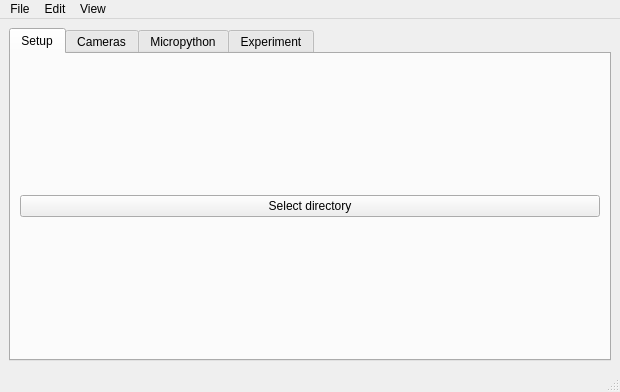
<?xml version="1.0" encoding="UTF-8"?>
<ui version="4.0">
 <class>Bux</class>
 <widget class="QMainWindow" name="Bux">
  <property name="geometry">
   <rect>
    <x>0</x>
    <y>0</y>
    <width>620</width>
    <height>392</height>
   </rect>
  </property>
  <property name="windowTitle">
   <string>Bux</string>
  </property>
  <widget class="QWidget" name="centralwidget">
   <layout class="QHBoxLayout" name="horizontalLayout_2">
    <item>
     <widget class="QTabWidget" name="tabWidget">
      <property name="currentIndex">
       <number>0</number>
      </property>
      <widget class="QWidget" name="tabSetup">
       <attribute name="title">
        <string>Setup</string>
       </attribute>
       <layout class="QVBoxLayout" name="verticalLayout_3">
        <item>
         <widget class="QPushButton" name="pushButton">
          <property name="text">
           <string>Select directory</string>
          </property>
         </widget>
        </item>
       </layout>
      </widget>
      <widget class="QWidget" name="tabCameras">
       <attribute name="title">
        <string>Cameras</string>
       </attribute>
       <layout class="QVBoxLayout" name="verticalLayout_2">
        <item>
         <widget class="QGroupBox" name="groupBox_2">
          <property name="maximumSize">
           <size>
            <width>16777215</width>
            <height>70</height>
           </size>
          </property>
          <property name="title">
           <string>Available Cameras</string>
          </property>
          <layout class="QGridLayout" name="gridLayout">
           <item row="0" column="3">
            <widget class="QPushButton" name="pushButton_2">
             <property name="text">
              <string>Activate Camera</string>
             </property>
            </widget>
           </item>
           <item row="0" column="2">
            <widget class="QComboBox" name="comboBox">
             <property name="minimumSize">
              <size>
               <width>150</width>
               <height>0</height>
              </size>
             </property>
            </widget>
           </item>
           <item row="0" column="0">
            <widget class="QPushButton" name="pushButton_7">
             <property name="text">
              <string>Load cameras</string>
             </property>
            </widget>
           </item>
          </layout>
         </widget>
        </item>
        <item>
         <widget class="QGroupBox" name="groupBox">
          <property name="title">
           <string>Active cameras</string>
          </property>
          <layout class="QHBoxLayout" name="horizontalLayout_3">
           <item>
            <widget class="QLabel" name="label">
             <property name="text">
              <string>Camera ID</string>
             </property>
            </widget>
           </item>
           <item>
            <widget class="QPushButton" name="pushButton_8">
             <property name="text">
              <string>Preview</string>
             </property>
            </widget>
           </item>
           <item>
            <widget class="QPushButton" name="pushButton_4">
             <property name="text">
              <string>Configure</string>
             </property>
            </widget>
           </item>
           <item>
            <widget class="QPushButton" name="pushButton_3">
             <property name="text">
              <string>Load</string>
             </property>
            </widget>
           </item>
           <item>
            <widget class="QPushButton" name="pushButton_5">
             <property name="text">
              <string>Save</string>
             </property>
            </widget>
           </item>
          </layout>
         </widget>
        </item>
        <item>
         <widget class="QPushButton" name="pushButton_6">
          <property name="text">
           <string>Preview All</string>
          </property>
         </widget>
        </item>
       </layout>
      </widget>
      <widget class="QWidget" name="tabMicropython">
       <attribute name="title">
        <string>Micropython</string>
       </attribute>
       <layout class="QVBoxLayout" name="verticalLayout">
        <item>
         <widget class="QPushButton" name="pushButton_9">
          <property name="text">
           <string>Load Belay File</string>
          </property>
         </widget>
        </item>
       </layout>
      </widget>
      <widget class="QWidget" name="tabExperiment">
       <attribute name="title">
        <string>Experiment</string>
       </attribute>
      </widget>
     </widget>
    </item>
   </layout>
  </widget>
  <widget class="QMenuBar" name="menubar">
   <property name="geometry">
    <rect>
     <x>0</x>
     <y>0</y>
     <width>620</width>
     <height>24</height>
    </rect>
   </property>
   <widget class="QMenu" name="menuFile">
    <property name="title">
     <string>File</string>
    </property>
   </widget>
   <widget class="QMenu" name="menuEdit">
    <property name="title">
     <string>Edit</string>
    </property>
    <addaction name="actionUndo"/>
    <addaction name="actionRedo"/>
   </widget>
   <widget class="QMenu" name="menuView">
    <property name="title">
     <string>View</string>
    </property>
   </widget>
   <addaction name="menuFile"/>
   <addaction name="menuEdit"/>
   <addaction name="menuView"/>
  </widget>
  <widget class="QStatusBar" name="statusbar"/>
  <action name="actionUndo">
   <property name="text">
    <string>Undo</string>
   </property>
  </action>
  <action name="actionRedo">
   <property name="text">
    <string>Redo</string>
   </property>
  </action>
 </widget>
 <tabstops>
  <tabstop>pushButton</tabstop>
  <tabstop>tabWidget</tabstop>
 </tabstops>
 <resources/>
 <connections/>
</ui>
